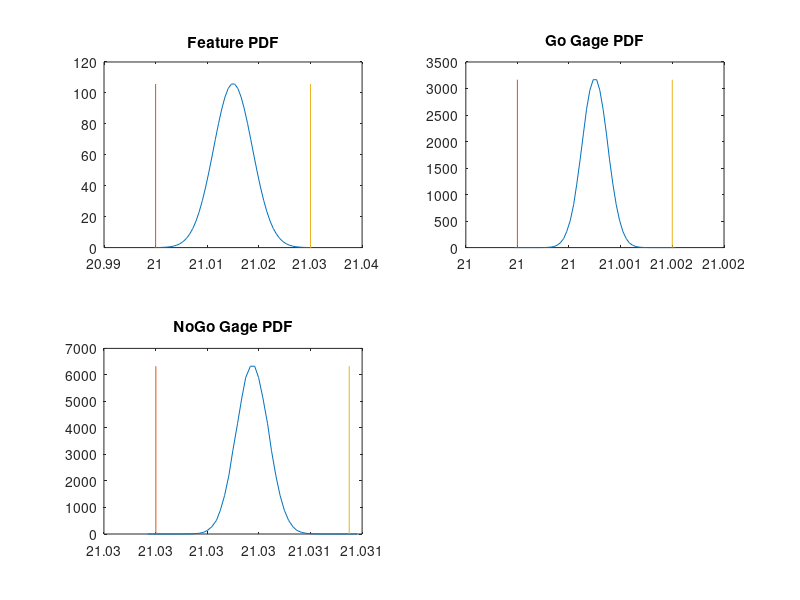
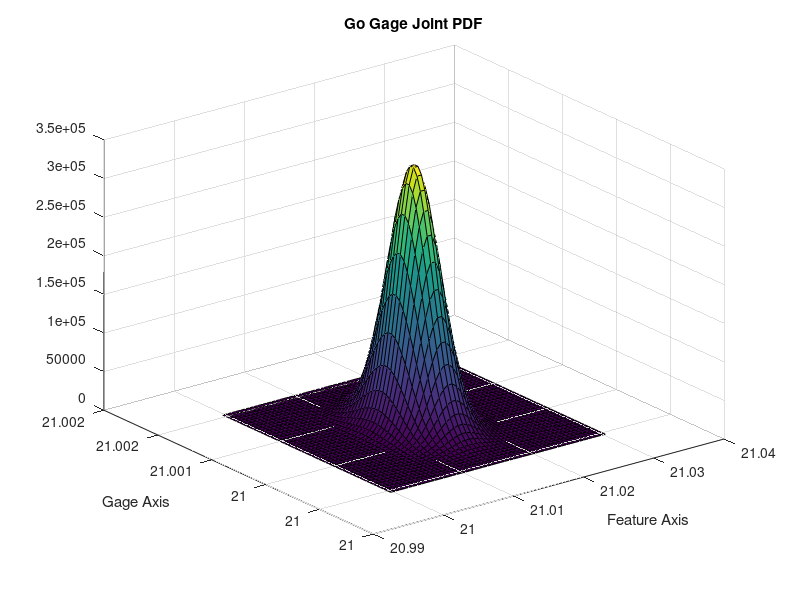
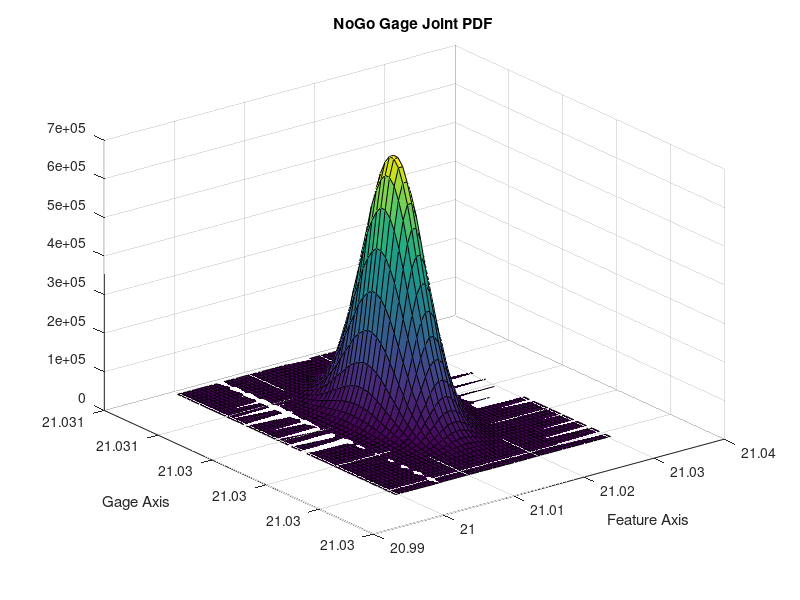

MATLAB code for these plots, in order:
%Joint Probability Distribution for a Go/NoGo Gage
%David Miller
%12/5/2019

close all
clearvars
clc

%% GAGE AND FEATURE DEFINITIZATION

%define feature specification and tolerance
featNom = 21;
featMin = 21;
featMax = 21.03;
featTyp = 'ID'; %can be "ID" or "OD"
featTol = featMax - featMin;

%feature statistical parameters
featDst = 'Normal';
featAvg = featMin + .5*featTol;                                             %assumption, in lieu of real data
featCpk = 1.33;                                                             %assumption, in lieu of real data
featStd = featTol/(6*featCpk);                                              %calculated from previous two assumptions.
featPar = makedist(featDst,'mu',featAvg,'sigma',featStd);

%define gage tolerance
gageTol = .1 * featTol;                                                     %10% is the standard

%split gage tolerance btwn GO and NOGO gages
goPer = .5;
goTol = goPer*gageTol;
ngTol = (1 - goPer)*goTol;

%define GO gage specification and tolerance
switch featTyp
    case 'ID'
        goNom = featMin;
        goMin = goNom;
        goMax = goNom + goTol;
    case 'OD'
        goNom = featMax;
        goMin = goNom - goTol;
        goMax = goNom;
    otherwise
        error('featType must either be ''ID'' or ''OD''.\n');
end

%GO gage statistical parameters
goDst = 'Normal';
goStd = (goMax-goMin)/(12);                                                 %assume gages are made with a 6Sigma process (Cpk = 2) with a mean at the center of the tolerance range
goAvg = goMin + .5*goTol;                                                   %define mean at the center of the tolerance range
goPar = makedist(goDst,'mu',goAvg,'sigma',goStd);

%define NOGO gage specification and tolerance
switch featTyp
    case 'OD'
        ngNom = featMin;
        ngMin = ngNom - ngTol;
        ngMax = ngNom;
    case 'ID'
        ngNom = featMax;
        ngMin = ngNom;
        ngMax = ngNom + ngTol;
    otherwise
        error('featType must either be ''ID'' or ''OD''.\n');
end

%NOGO gage statistical parameters
ngDst = 'Normal';
ngStd = (ngMax-ngMin)/(12);                                                 %assume gages are made with a 6Sigma process (Cpk = 2) with a mean at the center of the tolerance range
ngAvg = ngMin + .5*ngTol;                                                   %define mean at the center of the tolerance range
ngPar = makedist(ngDst,'mu',ngAvg,'sigma',ngStd);

%% GENERATE AND PLOT JOINT PDF

%x,y plot limits
xMin = featMin - .01*featTol;
xMax = featMax + .01*featTol;
yMinGo = goMin - .01*gageTol;
yMaxGo = goMax + .01*gageTol;
yMinNg = ngMin - .01*gageTol;
yMaxNg = ngMax + .01*gageTol;

%x,y vectors
x = linspace(xMin,xMax,50);
yGo = linspace(yMinGo,yMaxGo,50);
yNg = linspace(yMinNg,yMaxNg,50);

%evaluate 2D PDFs
zFeat = pdf(featPar,x);
zGo = pdf(goPar,yGo);
zNg = pdf(ngPar,yNg);

%plot 2D PDFs
subplot(2,2,1)
plot(x,zFeat,[featMin featMin],[0 max(zFeat)],[featMax featMax],[0 max(zFeat)])
title('Feature PDF')

subplot(2,2,2)
plot(yGo,zGo,[goMin goMin],[0 max(zGo)],[goMax goMax],[0 max(zGo)])
title('Go Gage PDF')

subplot(2,2,3)
plot(yNg,zNg,[ngMin ngMin],[0 max(zNg)],[ngMax ngMax],[0 max(zNg)])
title('NoGo Gage PDF')

%X,Y matrices for 3D surface
[X YGO] = meshgrid(x,yGo);
[X YNG] = meshgrid(x,yNg);

%evaluate 3D PDF
ZGO = zFeat'*zGo;
ZNG = zFeat'*zNg;

%plot 3D PDFs
figure
surf(X,YGO,ZGO);

xlabel('Feature Axis')
ylabel('Gage Axis')
title('Go Gage Joint PDF')

figure
surf(X,YNG,ZNG);

xlabel('Feature Axis')
ylabel('Gage Axis')
title('NoGo Gage Joint PDF')